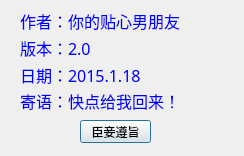
<?xml version="1.0" encoding="UTF-8"?>
<ui version="4.0">
 <class>info</class>
 <widget class="QDialog" name="info">
  <property name="geometry">
   <rect>
    <x>0</x>
    <y>0</y>
    <width>244</width>
    <height>156</height>
   </rect>
  </property>
  <property name="minimumSize">
   <size>
    <width>244</width>
    <height>156</height>
   </size>
  </property>
  <property name="maximumSize">
   <size>
    <width>244</width>
    <height>156</height>
   </size>
  </property>
  <property name="windowTitle">
   <string>Dialog</string>
  </property>
  <widget class="QPushButton" name="pushButton">
   <property name="geometry">
    <rect>
     <x>80</x>
     <y>120</y>
     <width>71</width>
     <height>23</height>
    </rect>
   </property>
   <property name="text">
    <string>臣妾遵旨</string>
   </property>
  </widget>
  <widget class="QLabel" name="label_4">
   <property name="geometry">
    <rect>
     <x>140</x>
     <y>110</y>
     <width>54</width>
     <height>12</height>
    </rect>
   </property>
   <property name="text">
    <string/>
   </property>
  </widget>
  <widget class="QWidget" name="layoutWidget">
   <property name="geometry">
    <rect>
     <x>20</x>
     <y>10</y>
     <width>201</width>
     <height>101</height>
    </rect>
   </property>
   <layout class="QVBoxLayout" name="verticalLayout">
    <item>
     <widget class="QLabel" name="label">
      <property name="palette">
       <palette>
        <active>
         <colorrole role="WindowText">
          <brush brushstyle="SolidPattern">
           <color alpha="255">
            <red>0</red>
            <green>0</green>
            <blue>255</blue>
           </color>
          </brush>
         </colorrole>
        </active>
        <inactive>
         <colorrole role="WindowText">
          <brush brushstyle="SolidPattern">
           <color alpha="255">
            <red>0</red>
            <green>0</green>
            <blue>255</blue>
           </color>
          </brush>
         </colorrole>
        </inactive>
        <disabled>
         <colorrole role="WindowText">
          <brush brushstyle="SolidPattern">
           <color alpha="255">
            <red>120</red>
            <green>120</green>
            <blue>120</blue>
           </color>
          </brush>
         </colorrole>
        </disabled>
       </palette>
      </property>
      <property name="font">
       <font>
        <family>楷体</family>
        <pointsize>12</pointsize>
       </font>
      </property>
      <property name="text">
       <string>作者：你的贴心男朋友</string>
      </property>
     </widget>
    </item>
    <item>
     <widget class="QLabel" name="label_3">
      <property name="palette">
       <palette>
        <active>
         <colorrole role="WindowText">
          <brush brushstyle="SolidPattern">
           <color alpha="255">
            <red>0</red>
            <green>0</green>
            <blue>255</blue>
           </color>
          </brush>
         </colorrole>
        </active>
        <inactive>
         <colorrole role="WindowText">
          <brush brushstyle="SolidPattern">
           <color alpha="255">
            <red>0</red>
            <green>0</green>
            <blue>255</blue>
           </color>
          </brush>
         </colorrole>
        </inactive>
        <disabled>
         <colorrole role="WindowText">
          <brush brushstyle="SolidPattern">
           <color alpha="255">
            <red>120</red>
            <green>120</green>
            <blue>120</blue>
           </color>
          </brush>
         </colorrole>
        </disabled>
       </palette>
      </property>
      <property name="font">
       <font>
        <family>楷体</family>
        <pointsize>12</pointsize>
       </font>
      </property>
      <property name="text">
       <string>版本：2.0</string>
      </property>
     </widget>
    </item>
    <item>
     <widget class="QLabel" name="label_2">
      <property name="palette">
       <palette>
        <active>
         <colorrole role="WindowText">
          <brush brushstyle="SolidPattern">
           <color alpha="255">
            <red>0</red>
            <green>0</green>
            <blue>255</blue>
           </color>
          </brush>
         </colorrole>
        </active>
        <inactive>
         <colorrole role="WindowText">
          <brush brushstyle="SolidPattern">
           <color alpha="255">
            <red>0</red>
            <green>0</green>
            <blue>255</blue>
           </color>
          </brush>
         </colorrole>
        </inactive>
        <disabled>
         <colorrole role="WindowText">
          <brush brushstyle="SolidPattern">
           <color alpha="255">
            <red>120</red>
            <green>120</green>
            <blue>120</blue>
           </color>
          </brush>
         </colorrole>
        </disabled>
       </palette>
      </property>
      <property name="font">
       <font>
        <family>楷体</family>
        <pointsize>12</pointsize>
       </font>
      </property>
      <property name="text">
       <string>日期：2015.1.18</string>
      </property>
     </widget>
    </item>
    <item>
     <widget class="QLabel" name="label_5">
      <property name="palette">
       <palette>
        <active>
         <colorrole role="WindowText">
          <brush brushstyle="SolidPattern">
           <color alpha="255">
            <red>0</red>
            <green>0</green>
            <blue>255</blue>
           </color>
          </brush>
         </colorrole>
        </active>
        <inactive>
         <colorrole role="WindowText">
          <brush brushstyle="SolidPattern">
           <color alpha="255">
            <red>0</red>
            <green>0</green>
            <blue>255</blue>
           </color>
          </brush>
         </colorrole>
        </inactive>
        <disabled>
         <colorrole role="WindowText">
          <brush brushstyle="SolidPattern">
           <color alpha="255">
            <red>120</red>
            <green>120</green>
            <blue>120</blue>
           </color>
          </brush>
         </colorrole>
        </disabled>
       </palette>
      </property>
      <property name="font">
       <font>
        <family>楷体</family>
        <pointsize>12</pointsize>
       </font>
      </property>
      <property name="text">
       <string>寄语：快点给我回来！</string>
      </property>
     </widget>
    </item>
   </layout>
  </widget>
 </widget>
 <resources/>
 <connections/>
</ui>
